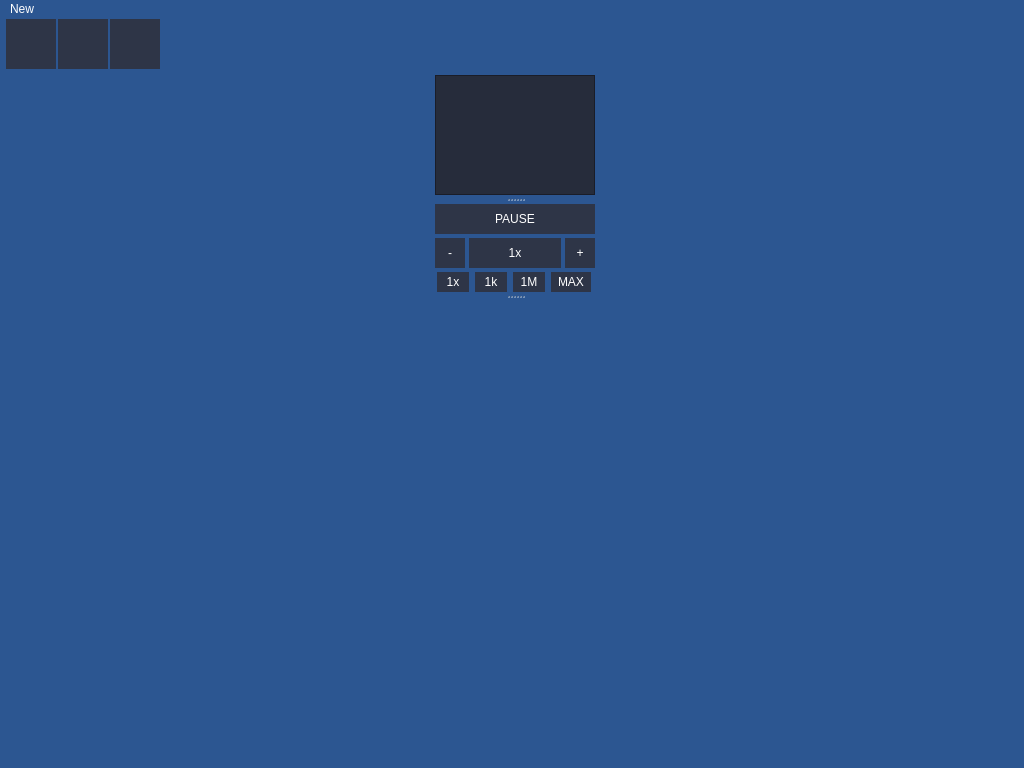
<?xml version="1.0" encoding="UTF-8"?>
<ui version="4.0">
 <class>MainWindow</class>
 <widget class="QMainWindow" name="MainWindow">
  <property name="geometry">
   <rect>
    <x>0</x>
    <y>0</y>
    <width>1024</width>
    <height>768</height>
   </rect>
  </property>
  <property name="sizePolicy">
   <sizepolicy hsizetype="Preferred" vsizetype="Preferred">
    <horstretch>0</horstretch>
    <verstretch>0</verstretch>
   </sizepolicy>
  </property>
  <property name="minimumSize">
   <size>
    <width>1024</width>
    <height>768</height>
   </size>
  </property>
  <property name="windowTitle">
   <string>Freespace Aurora</string>
  </property>
  <property name="windowIcon">
   <iconset>
    <normaloff>icon.png</normaloff>icon.png</iconset>
  </property>
  <property name="autoFillBackground">
   <bool>false</bool>
  </property>
  <property name="styleSheet">
   <string notr="true">QWidget { 
  background-color: rgb(44, 86, 145);
  color: white;
}
QListView {
  background: rgb(38, 44, 59);
  border-width: 1px;
  border-style: solid;
  border-radius: 0px;
  border-color: rgb(26,29,40);
}
QTreeView {
  background-color: rgb(38, 44, 59);
  border-width: 1px;
  border-style: solid;
  border-radius: 0px;
  border-color: rgb(26,29,40);
}
QPushButton {
  background-color: rgb(46, 53, 71);
  border-width: 1px;
  border-style: solid;
  border-radius: 0px;
  border-color: rgb(46, 53, 71);
/*  alternate-background-color: blue;*/
}
QPushButton:pressed {
  background-color: rgb(26, 30, 38);
  border-width: 1px;
  border-style: solid;
  border-radius: 0px;
  border-color: rgb(105, 156, 232);
}
QPushButton:checked {
  background-color: rgb(26, 30, 38);
  border-width: 1px;
  border-style: solid;
  border-radius: 0px;
  border-color: rgb(105, 156, 232);
}
QPushButton:disabled { /* TODO: improve this somewhat */
  background-color: rgb(26, 30, 38);
  border-width: 1px;
  border-style: solid;
  border-radius: 0px;
  border-color: rgb(105, 156, 232);
}
QComboBox {
  background-color: rgb(46, 53, 71);
  border-width: 1px;
  border-style: solid;
  border-radius: 0px;
  border-color: rgb(46, 53, 71);
}
QCheckBox:indicator:unchecked  {
  background-color: rgb(46, 53, 71);
  border-width: 1px;
  border-style: solid;
  border-radius: 0px;
  border-color: rgb(26,29,40);
}
QCheckBox:indicator:checked {
  background-color: rgb(105, 156, 232);
  color:white;
  border-width: 2px;
  border-style: solid;
  border-radius: 0px;
  border-color: rgb(26,29,40);
}
QMenu::item:selected {
  background-color: rgb(105, 156, 232);
}
QTextEdit {
  background-color: rgb(38, 44, 59);
  border-width: 1px;
  border-style: solid;
  border-radius: 0px;
  border-color: rgb(26,29,40);
}
QTextEdit:focus  {
  border-color: rgb(105, 156, 232);
}
QLineEdit {
  background-color: rgb(38, 44, 59);
  border-width: 1px;
  border-style: solid;
  border-radius: 0px;
  border-color: rgb(26,29,40);
}
QLineEdit:focus  {
  border-color: rgb(105, 156, 232);
}
QTabWidget::pane {
  /*position: absolute;*/
  border-top: 1px solid rgb(105, 156, 232);
  top: -1px; /* allow the tabs to overlap over the top border and join with the window below*/
}
QTabBar::tab {
  background: rgb(72, 98, 145);
  border: 1px solid #9B9B9B;
  border-bottom: 1px solid rgb(105, 156, 232);
/*  min-width: 8ex;*/
  font-size:14pt;
  padding: 7px;
  margin-right: -1px; /* overlap on borders so they arent doubled up */
/*  height: 20px;*/
}
QTabBar::tab:last {
  margin-right: 0px; /* prevent rightmost border from being chopped off */
}
QTabBar::tab:selected {
  background: rgb(44, 86, 145);
  border-color: rgb(105, 156, 232);
  border-bottom-color: rgb(44, 86, 145);
}</string>
  </property>
  <widget class="QWidget" name="mainwidget">
   <layout class="QVBoxLayout" name="verticalLayout_4">
    <property name="spacing">
     <number>6</number>
    </property>
    <property name="leftMargin">
     <number>6</number>
    </property>
    <property name="topMargin">
     <number>0</number>
    </property>
    <property name="rightMargin">
     <number>0</number>
    </property>
    <property name="bottomMargin">
     <number>0</number>
    </property>
    <item>
     <widget class="QWidget" name="widget_2" native="true">
      <property name="minimumSize">
       <size>
        <width>0</width>
        <height>50</height>
       </size>
      </property>
      <layout class="QHBoxLayout" name="horizontalLayout_4">
       <property name="spacing">
        <number>2</number>
       </property>
       <property name="leftMargin">
        <number>0</number>
       </property>
       <property name="topMargin">
        <number>0</number>
       </property>
       <property name="rightMargin">
        <number>0</number>
       </property>
       <property name="bottomMargin">
        <number>0</number>
       </property>
       <item>
        <widget class="QPushButton" name="techbutton">
         <property name="minimumSize">
          <size>
           <width>50</width>
           <height>50</height>
          </size>
         </property>
         <property name="maximumSize">
          <size>
           <width>50</width>
           <height>50</height>
          </size>
         </property>
         <property name="toolTip">
          <string>Tech Window</string>
         </property>
         <property name="text">
          <string/>
         </property>
         <property name="icon">
          <iconset>
           <normaloff>icons/circuitry.png</normaloff>icons/circuitry.png</iconset>
         </property>
         <property name="iconSize">
          <size>
           <width>40</width>
           <height>40</height>
          </size>
         </property>
        </widget>
       </item>
       <item>
        <widget class="QPushButton" name="shipdesignbutton">
         <property name="minimumSize">
          <size>
           <width>50</width>
           <height>50</height>
          </size>
         </property>
         <property name="maximumSize">
          <size>
           <width>50</width>
           <height>50</height>
          </size>
         </property>
         <property name="toolTip">
          <string>Spacecraft Design Window</string>
         </property>
         <property name="text">
          <string/>
         </property>
         <property name="icon">
          <iconset>
           <normaloff>icons/pencil-ruler.png</normaloff>icons/pencil-ruler.png</iconset>
         </property>
         <property name="iconSize">
          <size>
           <width>45</width>
           <height>45</height>
          </size>
         </property>
        </widget>
       </item>
       <item>
        <widget class="QPushButton" name="capacitordesignbutton">
         <property name="minimumSize">
          <size>
           <width>50</width>
           <height>50</height>
          </size>
         </property>
         <property name="maximumSize">
          <size>
           <width>50</width>
           <height>50</height>
          </size>
         </property>
         <property name="toolTip">
          <string>Spacecraft Design Window</string>
         </property>
         <property name="text">
          <string/>
         </property>
         <property name="icon">
          <iconset>
           <normaloff>icons/battery-pack.png</normaloff>icons/battery-pack.png</iconset>
         </property>
         <property name="iconSize">
          <size>
           <width>45</width>
           <height>45</height>
          </size>
         </property>
        </widget>
       </item>
       <item>
        <spacer name="horizontalSpacer">
         <property name="orientation">
          <enum>Qt::Horizontal</enum>
         </property>
         <property name="sizeHint" stdset="0">
          <size>
           <width>40</width>
           <height>20</height>
          </size>
         </property>
        </spacer>
       </item>
      </layout>
     </widget>
    </item>
    <item>
     <widget class="QWidget" name="centralwidget" native="true">
      <layout class="QHBoxLayout" name="horizontalLayout">
       <property name="leftMargin">
        <number>0</number>
       </property>
       <property name="topMargin">
        <number>0</number>
       </property>
       <property name="rightMargin">
        <number>0</number>
       </property>
       <property name="bottomMargin">
        <number>0</number>
       </property>
       <item>
        <widget class="QWidget" name="sidebar" native="true">
         <property name="sizePolicy">
          <sizepolicy hsizetype="Minimum" vsizetype="Expanding">
           <horstretch>0</horstretch>
           <verstretch>0</verstretch>
          </sizepolicy>
         </property>
         <property name="minimumSize">
          <size>
           <width>160</width>
           <height>0</height>
          </size>
         </property>
         <property name="maximumSize">
          <size>
           <width>160</width>
           <height>16777215</height>
          </size>
         </property>
         <property name="autoFillBackground">
          <bool>false</bool>
         </property>
         <layout class="QVBoxLayout" name="verticalLayout">
          <property name="leftMargin">
           <number>0</number>
          </property>
          <property name="topMargin">
           <number>0</number>
          </property>
          <property name="rightMargin">
           <number>0</number>
          </property>
          <property name="bottomMargin">
           <number>0</number>
          </property>
          <item>
           <widget class="QSplitter" name="splitter">
            <property name="orientation">
             <enum>Qt::Vertical</enum>
            </property>
            <property name="handleWidth">
             <number>9</number>
            </property>
            <property name="childrenCollapsible">
             <bool>false</bool>
            </property>
            <widget class="QListView" name="systemlist">
             <property name="sizePolicy">
              <sizepolicy hsizetype="Expanding" vsizetype="Minimum">
               <horstretch>0</horstretch>
               <verstretch>1</verstretch>
              </sizepolicy>
             </property>
             <property name="minimumSize">
              <size>
               <width>0</width>
               <height>100</height>
              </size>
             </property>
             <property name="maximumSize">
              <size>
               <width>16777215</width>
               <height>16777215</height>
              </size>
             </property>
             <property name="baseSize">
              <size>
               <width>0</width>
               <height>0</height>
              </size>
             </property>
             <property name="styleSheet">
              <string notr="true"/>
             </property>
             <property name="dragEnabled">
              <bool>false</bool>
             </property>
            </widget>
            <widget class="QWidget" name="playpausewidget" native="true">
             <property name="sizePolicy">
              <sizepolicy hsizetype="Preferred" vsizetype="Fixed">
               <horstretch>0</horstretch>
               <verstretch>0</verstretch>
              </sizepolicy>
             </property>
             <layout class="QVBoxLayout" name="verticalLayout_3">
              <property name="spacing">
               <number>4</number>
              </property>
              <property name="leftMargin">
               <number>0</number>
              </property>
              <property name="topMargin">
               <number>0</number>
              </property>
              <property name="rightMargin">
               <number>0</number>
              </property>
              <property name="bottomMargin">
               <number>0</number>
              </property>
              <item>
               <widget class="QPushButton" name="pausebutton">
                <property name="sizePolicy">
                 <sizepolicy hsizetype="Expanding" vsizetype="Fixed">
                  <horstretch>0</horstretch>
                  <verstretch>0</verstretch>
                 </sizepolicy>
                </property>
                <property name="minimumSize">
                 <size>
                  <width>0</width>
                  <height>30</height>
                 </size>
                </property>
                <property name="maximumSize">
                 <size>
                  <width>16777215</width>
                  <height>30</height>
                 </size>
                </property>
                <property name="text">
                 <string extracomment="le pause buttone">PAUSE</string>
                </property>
                <property name="checkable">
                 <bool>true</bool>
                </property>
                <property name="checked">
                 <bool>false</bool>
                </property>
               </widget>
              </item>
              <item>
               <widget class="QWidget" name="warpadjust" native="true">
                <layout class="QHBoxLayout" name="horizontalLayout_2">
                 <property name="spacing">
                  <number>4</number>
                 </property>
                 <property name="leftMargin">
                  <number>0</number>
                 </property>
                 <property name="topMargin">
                  <number>0</number>
                 </property>
                 <property name="rightMargin">
                  <number>0</number>
                 </property>
                 <property name="bottomMargin">
                  <number>0</number>
                 </property>
                 <item>
                  <widget class="QPushButton" name="minuswarp">
                   <property name="minimumSize">
                    <size>
                     <width>30</width>
                     <height>30</height>
                    </size>
                   </property>
                   <property name="maximumSize">
                    <size>
                     <width>30</width>
                     <height>30</height>
                    </size>
                   </property>
                   <property name="text">
                    <string>-</string>
                   </property>
                  </widget>
                 </item>
                 <item>
                  <widget class="QWidget" name="displaywarpwidget" native="true">
                   <property name="styleSheet">
                    <string notr="true">background-color: rgb(46, 53, 71);</string>
                   </property>
                   <layout class="QHBoxLayout" name="horizontalLayout_5">
                    <property name="spacing">
                     <number>0</number>
                    </property>
                    <property name="leftMargin">
                     <number>0</number>
                    </property>
                    <property name="topMargin">
                     <number>0</number>
                    </property>
                    <property name="rightMargin">
                     <number>0</number>
                    </property>
                    <property name="bottomMargin">
                     <number>0</number>
                    </property>
                    <item>
                     <widget class="QLabel" name="displaywarp">
                      <property name="sizePolicy">
                       <sizepolicy hsizetype="Minimum" vsizetype="Fixed">
                        <horstretch>0</horstretch>
                        <verstretch>0</verstretch>
                       </sizepolicy>
                      </property>
                      <property name="minimumSize">
                       <size>
                        <width>0</width>
                        <height>30</height>
                       </size>
                      </property>
                      <property name="maximumSize">
                       <size>
                        <width>16777215</width>
                        <height>30</height>
                       </size>
                      </property>
                      <property name="text">
                       <string>1x</string>
                      </property>
                      <property name="alignment">
                       <set>Qt::AlignCenter</set>
                      </property>
                     </widget>
                    </item>
                   </layout>
                  </widget>
                 </item>
                 <item>
                  <widget class="QPushButton" name="pluswarp">
                   <property name="minimumSize">
                    <size>
                     <width>30</width>
                     <height>30</height>
                    </size>
                   </property>
                   <property name="maximumSize">
                    <size>
                     <width>30</width>
                     <height>30</height>
                    </size>
                   </property>
                   <property name="text">
                    <string>+</string>
                   </property>
                  </widget>
                 </item>
                </layout>
               </widget>
              </item>
              <item>
               <widget class="QWidget" name="warppresets" native="true">
                <layout class="QHBoxLayout" name="horizontalLayout_3">
                 <property name="spacing">
                  <number>4</number>
                 </property>
                 <property name="leftMargin">
                  <number>0</number>
                 </property>
                 <property name="topMargin">
                  <number>0</number>
                 </property>
                 <property name="rightMargin">
                  <number>0</number>
                 </property>
                 <property name="bottomMargin">
                  <number>0</number>
                 </property>
                 <item>
                  <widget class="QPushButton" name="warp1">
                   <property name="minimumSize">
                    <size>
                     <width>32</width>
                     <height>20</height>
                    </size>
                   </property>
                   <property name="maximumSize">
                    <size>
                     <width>32</width>
                     <height>20</height>
                    </size>
                   </property>
                   <property name="text">
                    <string>1x</string>
                   </property>
                  </widget>
                 </item>
                 <item>
                  <widget class="QPushButton" name="warp1k">
                   <property name="minimumSize">
                    <size>
                     <width>32</width>
                     <height>20</height>
                    </size>
                   </property>
                   <property name="maximumSize">
                    <size>
                     <width>32</width>
                     <height>20</height>
                    </size>
                   </property>
                   <property name="text">
                    <string>1k</string>
                   </property>
                  </widget>
                 </item>
                 <item>
                  <widget class="QPushButton" name="warp1M">
                   <property name="minimumSize">
                    <size>
                     <width>32</width>
                     <height>20</height>
                    </size>
                   </property>
                   <property name="maximumSize">
                    <size>
                     <width>32</width>
                     <height>20</height>
                    </size>
                   </property>
                   <property name="text">
                    <string>1M</string>
                   </property>
                  </widget>
                 </item>
                 <item>
                  <widget class="QPushButton" name="warpmax">
                   <property name="minimumSize">
                    <size>
                     <width>40</width>
                     <height>20</height>
                    </size>
                   </property>
                   <property name="maximumSize">
                    <size>
                     <width>40</width>
                     <height>20</height>
                    </size>
                   </property>
                   <property name="text">
                    <string>MAX</string>
                   </property>
                  </widget>
                 </item>
                </layout>
               </widget>
              </item>
             </layout>
            </widget>
            <widget class="QWidget" name="pad" native="true">
             <property name="sizePolicy">
              <sizepolicy hsizetype="Expanding" vsizetype="Expanding">
               <horstretch>0</horstretch>
               <verstretch>2</verstretch>
              </sizepolicy>
             </property>
             <layout class="QVBoxLayout" name="verticalLayout_2">
              <item>
               <spacer name="verticalSpacer">
                <property name="orientation">
                 <enum>Qt::Vertical</enum>
                </property>
                <property name="sizeHint" stdset="0">
                 <size>
                  <width>20</width>
                  <height>355</height>
                 </size>
                </property>
               </spacer>
              </item>
             </layout>
            </widget>
           </widget>
          </item>
         </layout>
        </widget>
       </item>
      </layout>
     </widget>
    </item>
   </layout>
  </widget>
  <widget class="QStatusBar" name="statusbar"/>
  <widget class="QMenuBar" name="menubar">
   <property name="geometry">
    <rect>
     <x>0</x>
     <y>0</y>
     <width>1024</width>
     <height>19</height>
    </rect>
   </property>
   <widget class="QMenu" name="menuNew">
    <property name="title">
     <string>New</string>
    </property>
    <addaction name="actionTechWindow"/>
    <addaction name="actionSpacecraftDesigner"/>
   </widget>
   <addaction name="menuNew"/>
  </widget>
  <action name="actionSystemWindow">
   <property name="text">
    <string>System View</string>
   </property>
  </action>
  <action name="actionTechWindow">
   <property name="text">
    <string>Tech Window</string>
   </property>
  </action>
  <action name="actionSpacecraftDesigner">
   <property name="text">
    <string>Spacecraft Designer</string>
   </property>
  </action>
 </widget>
 <resources/>
 <connections/>
</ui>
